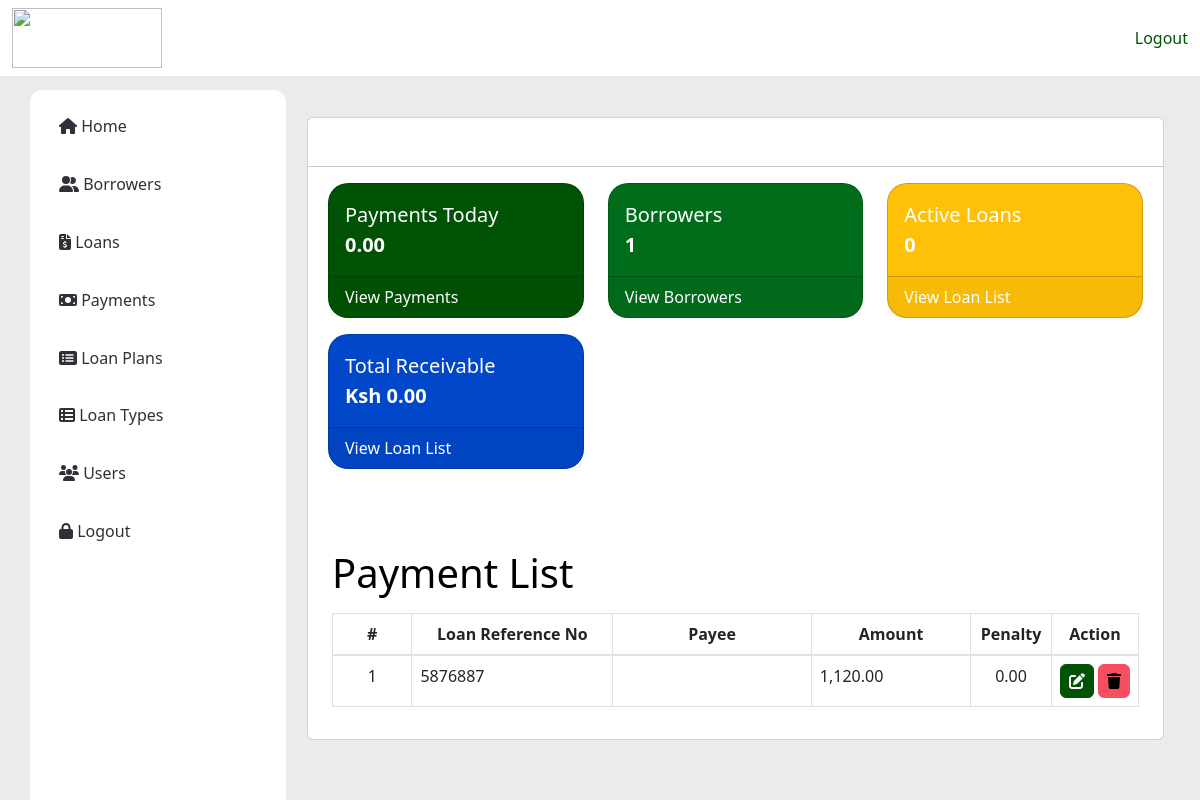
The page / (signed in) on the database its author committed.
### tables this page shows
CREATE TABLE `payments` (
  `id` int(30) NOT NULL,
  `loan_id` int(30) NOT NULL,
  `payee` text NOT NULL,
  `amount` float NOT NULL DEFAULT 0,
  `penalty_amount` float NOT NULL DEFAULT 0,
  `overdue` tinyint(1) NOT NULL DEFAULT 0 COMMENT '0=no , 1 = yes',
  `date_created` datetime NOT NULL DEFAULT current_timestamp()
);

CREATE TABLE `loan_list` (
  `id` int(30) NOT NULL,
  `ref_no` varchar(50) NOT NULL,
  `loan_type_id` int(30) NOT NULL,
  `borrower_id` int(30) NOT NULL,
  `purpose` text NOT NULL,
  `amount` double NOT NULL,
  `amountpaid` int(11) NOT NULL,
  `plan_id` int(30) NOT NULL,
  `status` tinyint(1) NOT NULL DEFAULT 0 COMMENT '0= request, 1= confrimed,2=released,3=complteted,4=denied\r\n',
  `date_released` datetime NOT NULL,
  `date_created` datetime NOT NULL DEFAULT current_timestamp() ON UPDATE current_timestamp()
);

### home.php (the view, shortened to what this page needs)
<?php include 'db_connect.php' ?>
<div class="container-fluid" >
  <div class="col-lg-12" >
    <div class="card dashboard">
      <div class="card-body">
      </div>
      <hr>
      <div class="row ml-2 mr-2">
        <div class="col-md-4" >
          <div class="card bg-primary text-white mb-3">
            <div class="card-body">
              <div class="d-flex justify-content-between align-items-center">
                <div class="mr-3">
                  <div class="text-white-75" style="color:white">Payments Today</div>
                  <div class="text-lg font-weight-bold" style="color:white">
                    <?php
                    $payments = $conn->query("SELECT sum(amount) as total FROM payments where date(date_created) = '" . date("Y-m-d") . "'");
                    echo "Ksh ".$payments->num_rows > 0 ? number_format($payments->fetch_array()['total'], 2) : "Ksh 0.00";
                    ?>
                  </div>
                </div>
              </div>
            </div>
            <div class="card-footer d-flex align-items-center justify-content-between">
              <a class=" text-white stretched-link" href="index.php?page=payments">View Payments</a>
            </div>
          </div>
        </div>
        <div class="col-md-4">
          <div class="card bg-success text-white mb-3">
            <div class="card-body">
              <div class="d-flex justify-content-between align-items-center">
                <div class="mr-3">
                  <div class="text-white-75" style="color:white">Borrowers</div>
                  <div class="text-lg font-weight-bold" style="color:white">
                    <?php
                    $borrowers = $conn->query("SELECT * FROM borrowers");
                    echo $borrowers->num_rows > 0 ? $borrowers->num_rows : "0";
                    ?>
                  </div>
                </div>
              </div>
            </div>
            <div class="card-footer d-flex align-items-center justify-content-between">
              <a class=" text-white stretched-link" href="index.php?page=borrowers">View Borrowers</a>
            </div>
          </div>
        </div>
        <div class="col-md-4">
          <div class="card bg-warning text-white mb-3">
            <div class="card-body">
              <div class="d-flex justify-content-between align-items-center">
                <div class="mr-3">
                  <div class="text-white-75" style="color:white">Active Loans</div>
                  <div class="text-lg font-weight-bold" style="color:white">
                    <?php
                    $loans = $conn->query("SELECT * FROM loan_list where status = 2");
                    echo $loans->num_rows > 0 ? $loans->num_rows : "0";
                    ?>
                  </div>
                </div>
              </div>
            </div>
            <div class="card-footer d-flex align-items-center justify-content-between">
              <a class="text-white stretched-link" href="index.php?page=loans">View Loan List</a>
            </div>
          </div>
        </div>
        <div class="col-md-4">
          <div class="card bg-info text-white mb-3">
            <div class="card-body">
              <div class="d-flex justify-content-between align-items-center">
                <div class="mr-3">
                  <div class="text-white-75 " style="color:white">Total Receivable</div>
                  <div class="text-lg font-weight-bold" style="color:white">
                    <?php
                    $payments = $conn->query("SELECT sum(amount - penalty_amount) as total FROM payments where date(date_created) = '" . date("Y-m-d") . "'");
                    $loans = $conn->query("SELECT sum(l.amount + (l.amount * (p.interest_percentage/100))) as total FROM loan_list l inner join loan_plan p on p.id = l.plan_id where l.status = 2");
                    $loans =  $loans->num_rows > 0 ? $loans->fetch_array()['total'] : "0";
                    $payments =  $payments->num_rows > 0 ? $payments->fetch_array()['total'] : "0";
                    echo "Ksh ".number_format($loans - $payments, 2);
                    ?>
                  </div>
                </div>
              </div>
            </div>
            <div class="card-footer d-flex align-items-center justify-content-between">
              <a class="text-white stretched-link" href="index.php?page=loans">View Loan List</a>
            </div>
          </div>
        </div>
      </div>
      <div class="row ml-2 mr-2">
        <div class="card-body ">
          <div class="mt-5 mb-3 ">
            <b class="display-6">Payment List</b>
          </div>
          <table class="table table-bordered" id="loan-list">
            <colgroup>
              <col width="10%">
              <col width="25%">
              <col width="25%">
              <col width="20%">
              <col width="10%">
              <col width="10%">
            </colgroup>
            <thead>
              <tr>
                <th class="text-center">#</th>
                <th class="text-center">Loan Reference No</th>
                <th class="text-center">Payee</th>
                <th class="text-center">Amount</th>
                <th class="text-center">Penalty</th>
                <th class="text-center">Action</th>
              </tr>
            </thead>
            <tbody>
              <?php
              $i = 1;
              $qry = $conn->query("SELECT p.*,l.ref_no,concat(b.lastname,', ',b.firstname,' ',b.middlename)as name, b.contact_no, b.address from payments p inner join loan_list l on l.id = p.loan_id inner join borrowers b on b.id = l.borrower_id  order by p.id asc");
              while ($row = $qry->fetch_assoc()) :
              ?>
              <tr>
                <td class="text-center"><?php echo $i++ ?></td>
                <td>
                  <?php echo $row['ref_no'] ?>
                </td>
                <td>
                </td>
                <td>
                  <?php echo number_format($row['amount'], 2) ?>
                </td>
                <td class="text-center">
                  <?php echo number_format($row['penalty_amount'], 2) ?>
                </td>
                <td class="text-center">
                  <button class="btn btn-primary edit_payment" type="button" data-id="<?php echo $row['id'] ?>"><i
                      class="fa fa-edit"></i></button>
                  <button class="btn btn-danger delete_payment" type="button" data-id="<?php echo $row['id'] ?>"><i
                      class="fa fa-trash"></i></button>
                </td>
              </tr>
              <?php endwhile; ?>
            </tbody>
          </table>
        </div>
      </div>
    </div>
  </div>
</div>

### assets/css/style.css (style rules this page uses)
body { font-family: "Poppins", sans-serif; color: #444444; width: 100%; height: calc(100%); font-size: .813rem; background-color: #f9fafe; }
a { color: #1977cc; }
.align-items-center { align-items: center !important; }
.btn-primary { color: #fff; background-color: #3c21f7; border-color: #3c21f7; }
.dashboard .card { border-radius: 20px; }
.dashboard .card .text-white-75, .dashboard .card .text-lg, .dashboard .card .card-body .fa { font-size: 20px; }
.btn.edit_course, .btn.delete_course, .btn.view_payment, .btn.edit_fees, .btn.delete_fees, .btn.edit_student, .btn.delete_student, .btn.edit_payment, .btn.delete_payment, .btn.delete_loan, .btn.edit_loan, .btn.delete_plan, .btn.edit_plan, .btn.delete_borrower, .btn.edit_borrower, .btn.edit_ltype, .btn.delete_ltype { padding: 4px 8px; }
.display-6 { font-size: 20px; }
.table-bordered td, .table-bordered th { white-space: nowrap; }

### index.php (style rules this page uses)
body { background: #ebebeb; background-size: cover; background-repeat: no-repeat; }
.card { background-color: white; }
.card-body { color: black; }
a { text-decoration: none !important; }

### rows shown on the page
payments: loan_list.ref_no "5876887", amount "1,120.00", penalty_amount "0.00"

### other values the page prints
$payments->fetch_array()['total'] "0.00"
$borrowers->num_rows "1"
$loans - $payments "0.00"
